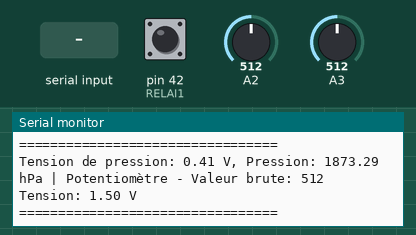
Simulated run of this sketch. Board: Arduino Mega 2560, built with avr-gcc and run on an emulated ATmega2560. Shown: the last lines printed to the serial monitor. The inputs (shaded band) are chosen by the test bench; at power-on: A2 = 512, A3 = 512, pin 42 (RELAI1) HIGH.

Above: at 2.2 s.
2.3 s: "1" received over Serial
At 3.8 s:
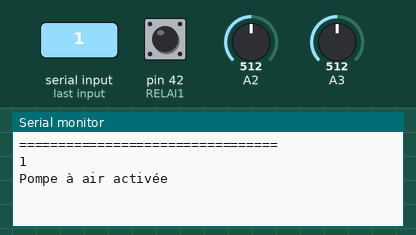
4.5 s: "0" received over Serial
At 6.2 s:
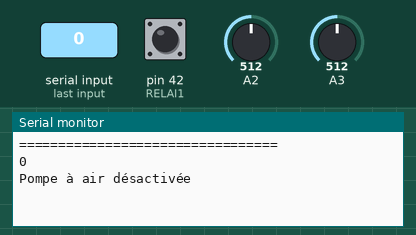
6.5 s: A2 set to 716
8.0 s: A3 set to 716
9.5 s: A2 set to 900
11.0 s: "1" received over Serial
At 12.9 s:
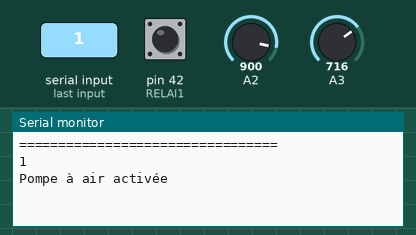

The sketch:

relais_capteurs.ino
```cpp
const int RELAI1 = 42; //pompe a air
const int RELAI2 = 1; // pompe de calle
const int RELAI3 = 21; // electrovanne

const int pressionPin = 34;  // GPIO de l'entrée analogique pour la pression
const int potPin = 35;       // GPIO de l'entrée analogique pour le potentiomètre

int potValue = 0;            // Valeur brute du potentiomètre
float voltage = 0.0;         // Valeur de la tension calculée

// Prototypes des fonctions
float hpaToBar(float pressionHpa);
float barToHpa(float pressionBar);

void setup() {
  Serial.begin(115200);      // Initialisation de la communication série
  delay(1000);               // Délai pour stabiliser la connexion série
  Serial.println("Initialisation du système...");
   // Configuration de la broche du potentiomètre en entrée

  digitalWrite(RELAI1, HIGH);
}

void loop() {
  // Mesure de la pression
  int mesureBrute = analogRead(pressionPin);  // Lecture de la valeur analogique brute
  float tension = mesureBrute * (3.3 / 4095.0);  // Conversion de la valeur brute en tension pour une alimentation de 3,3 V
  float pression = (tension * 2 + 4.42) * (1000.0 / (3.0 - 0.2));  // Conversion de la tension en pression (hPa)

  // Mesure du potentiomètre
  potValue = analogRead(potPin);  // Lecture de la valeur brute du potentiomètre
  voltage = (potValue * 12.0) / 4095;  // Conversion de la valeur brute en tension (0-12V avec pont diviseur)

  // Affichage des résultats
  Serial.println("=================================");
  Serial.print("Tension de pression: ");
  Serial.print(tension);
  Serial.print(" V, Pression: ");
  Serial.print(pression);
  Serial.print(" hPa | Potentiomètre - Valeur brute: ");
  Serial.print(potValue);
  Serial.print(" Tension: ");
  Serial.print(voltage);
  Serial.println(" V");
  Serial.println("=================================");
  // Contrôle des relais
  digitalWrite(RELAI3, HIGH);

  while (Serial.available()) {
    char a = Serial.read();
    if (a == '1') { // Si le caractère reçu est '1'
      digitalWrite(RELAI1, HIGH);
      Serial.println(a);
      Serial.println("Pompe à air activée");
    } else if (a == '0') { // Si le caractère reçu est '0'
      digitalWrite(RELAI1, LOW);
      Serial.println(a);
      Serial.println("Pompe à air désactivée");
    }
    Serial.flush();
  }

  if (digitalRead(RELAI1) == LOW) {
    digitalWrite(RELAI3, LOW);
    digitalWrite(RELAI2, HIGH);
    delay(3000);
    digitalWrite(RELAI2, LOW);
    delay(3000);
  }

  delay(1000);  // Pause de 1 seconde entre chaque boucle
}

// Fonction pour convertir hPa -> bar
float hpaToBar(float pressionHpa) {
  return pressionHpa / 1000.0;  // 1 hPa = 0.001 bar
}

// Fonction pour convertir bar -> hPa
float barToHpa(float pressionBar) {
  return pressionBar * 1000.0;  // 1 bar = 1000 hPa
}
```

Measured:
- after the input at 2.3 s, the serial monitor: prints a new line after 0.74 s (image 1)
- after the input at 4.5 s, the serial monitor: prints a new line after 0.56 s (image 2)
- after the input at 11.0 s, the serial monitor: prints a new line after 1.1 s (image 3)
